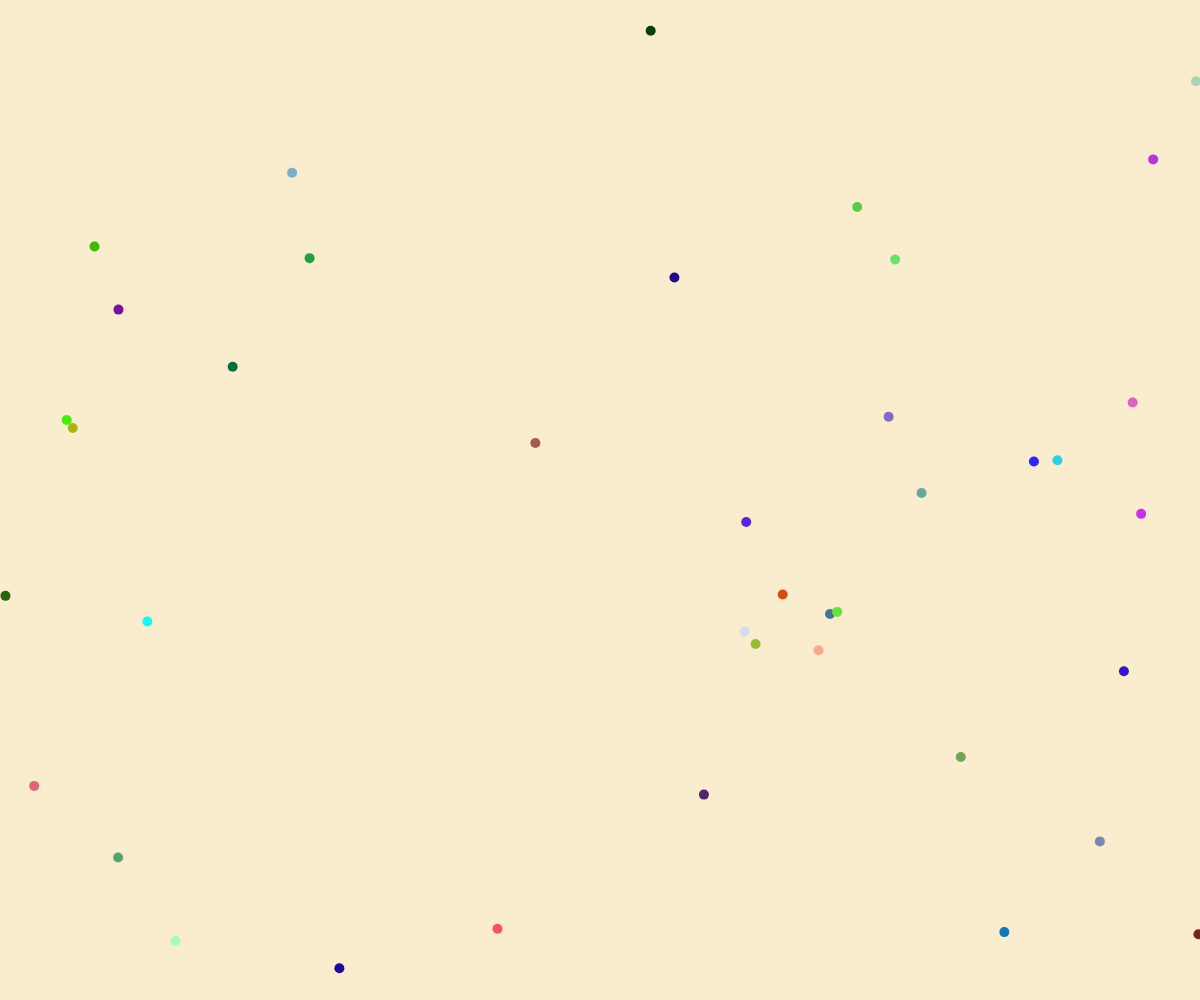
Frame 1 (no input)
Frame 60 (no input): identical to frame 1, image omitted
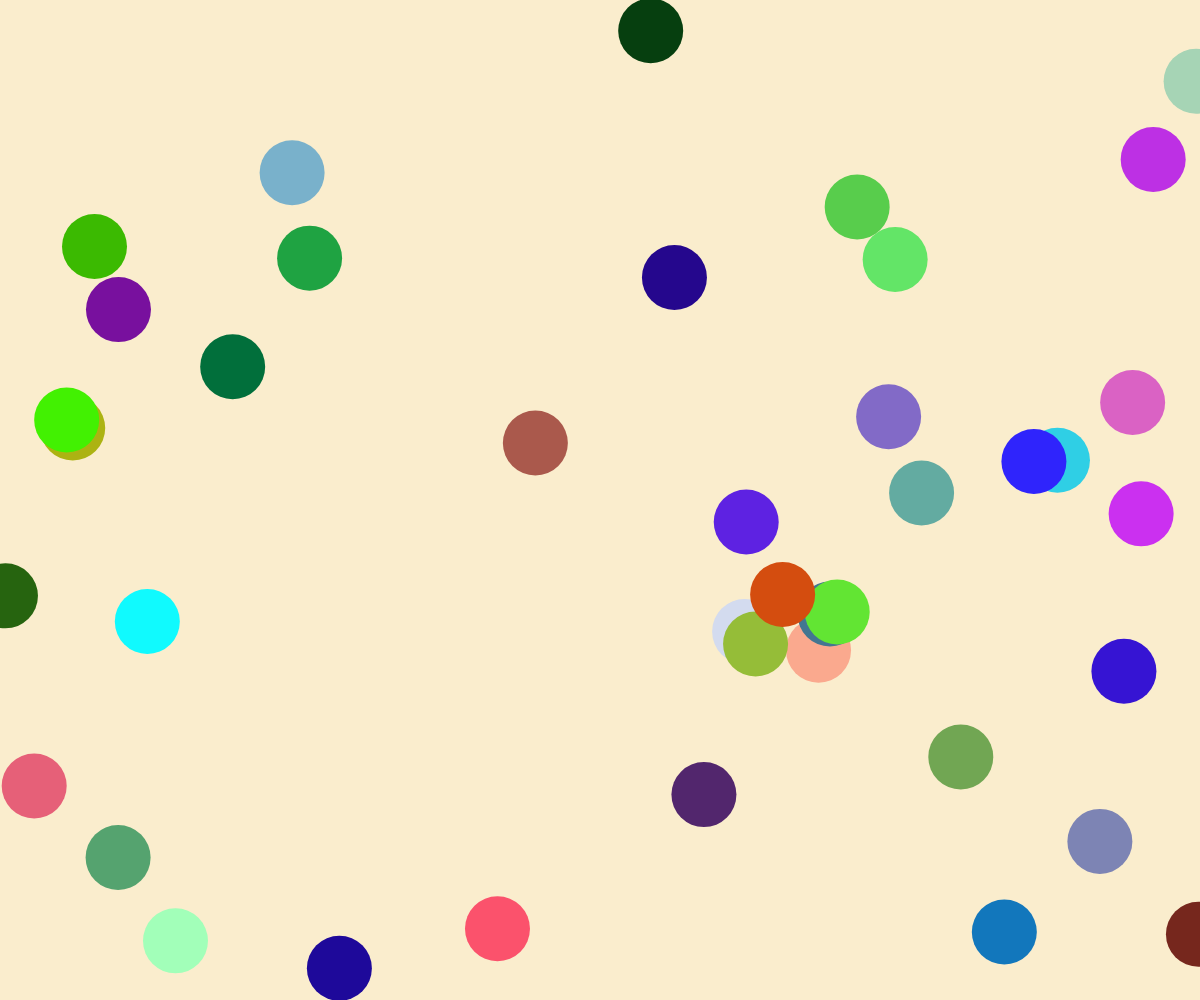
Frame 120 (the mouse pressed at the canvas centre since frame 60)

The p5.js sketch that drew these frames (run headless with seeded random() and noise() and a simulated clock; from frame 60 on, the mouse is pressed at the canvas centre):

// p5.js sketch
// ── sketch.js
let circles = [];

function setup() {
  createCanvas(windowWidth, windowHeight); // 全視窗畫布
  background('#faedcd'); // 設定背景顏色

  // 生成 40 個隨機圓形
  for (let i = 0; i < 40; i++) {
    circles.push({
      x: random(width),
      y: random(height),
      size: random(30, 100),
      color: color(random(255), random(255), random(255)) // 鮮豔顏色
    });
  }
}

function draw() {
  background('#faedcd'); // 重繪背景

  // 繪製圓形
  for (let circle of circles) {
    let dynamicSize = map(mouseX, 0, width, 10, 120); // 根據滑鼠 X 軸動態調整大小
    fill(circle.color);
    noStroke();
    ellipse(circle.x, circle.y, dynamicSize, dynamicSize);
  }
}

function windowResized() {
  resizeCanvas(windowWidth, windowHeight); // 畫布隨視窗大小調整
}
// ── style.css
html, body {
  margin: 0;
  padding: 0;
  height: 100%;
}

canvas {
  display: block;
  position: absolute;
  top: 0;
  left: 0;
  z-index: -1; /* 將動畫放置在最底層 */
}

/* 選單樣式 */
.menu {
  position: absolute;
  top: 10px;
  right: 10px;
  list-style: none;
  margin: 0;
  padding: 0;
  display: flex;
  gap: 20px; /* 選單項目之間的距離 */
  z-index: 10; /* 確保選單在最上層 */
}

.menu li {
  position: relative;
}

.menu a {
  text-decoration: none;
  color: #000; /* 選單文字顏色為黑色 */
  font-size: 18px; /* 選單文字大小 */
  font-family: 'Microsoft JhengHei', sans-serif; /* 微軟正黑體 */
  font-weight: bold;
  padding: 5px 10px;
  border: 1px solid #ccc;
  border-radius: 5px;
  background-color: #ffc8dd; /* 選單背景顏色 */
  transition: background-color 0.3s, color 0.3s;
}

.menu a:hover {
  background-color: #f5cac3; /* 滑鼠移動到上面時的背景顏色 */
  color: #000; /* 滑鼠移動到上面時的文字顏色 */
}

/* 子選單樣式 */
.submenu {
  display: none;
  position: absolute;
  top: 100%;
  left: 0;
  list-style: none;
  margin: 0;
  padding: 0;
  background-color: #ffc8dd;
  border: 1px solid #ccc;
  border-radius: 5px;
  z-index: 10;
}

.submenu li {
  margin: 0;
}

.submenu a {
  display: block;
  padding: 5px 10px;
  font-size: 16px;
}

.dropdown:hover .submenu {
  display: block;
}

/* iframe 樣式 */
.iframe-content {
  position: absolute;
  top: 60px; /* 選單下方 */
  left: 10%;
  width: 80%; /* 寬度為視窗的 80% */
  height: 80%; /* 高度為視窗的 80% */
  border: none;
  background-color: rgba(255, 255, 255, 0.2); /* 背景透明度為 0.2 */
  z-index: 1; /* 確保 iframe 在動畫上方但在選單下方 */
}
